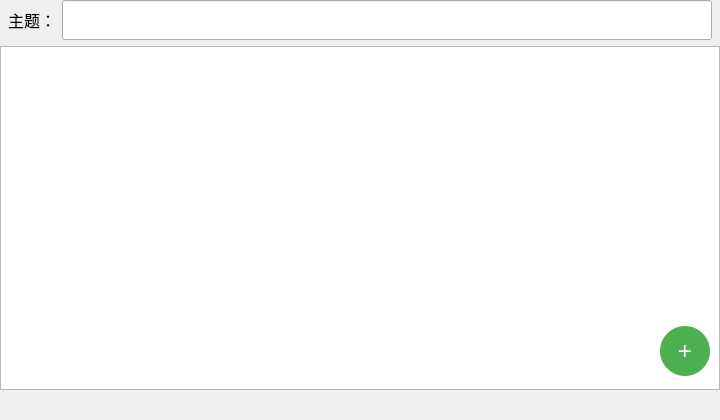
<?xml version="1.0" encoding="UTF-8"?>
<ui version="4.0">
 <class>Form</class>
 <widget class="QWidget" name="Form">
  <property name="geometry">
   <rect>
    <x>0</x>
    <y>0</y>
    <width>720</width>
    <height>420</height>
   </rect>
  </property>
  <property name="minimumSize">
   <size>
    <width>720</width>
    <height>420</height>
   </size>
  </property>
  <property name="maximumSize">
   <size>
    <width>720</width>
    <height>420</height>
   </size>
  </property>
  <property name="windowTitle">
   <string>Form</string>
  </property>
  <property name="styleSheet">
   <string notr="true"/>
  </property>
  <layout class="QVBoxLayout" name="verticalLayout" stretch="1,5">
   <property name="leftMargin">
    <number>0</number>
   </property>
   <property name="topMargin">
    <number>0</number>
   </property>
   <property name="rightMargin">
    <number>0</number>
   </property>
   <property name="bottomMargin">
    <number>0</number>
   </property>
   <item>
    <layout class="QHBoxLayout" name="horizontalLayout">
     <property name="leftMargin">
      <number>8</number>
     </property>
     <property name="rightMargin">
      <number>8</number>
     </property>
     <item>
      <widget class="QLabel" name="label">
       <property name="font">
        <font>
         <family>仿宋</family>
         <pointsize>12</pointsize>
        </font>
       </property>
       <property name="text">
        <string>主题：</string>
       </property>
      </widget>
     </item>
     <item>
      <widget class="QLineEdit" name="lineEdit">
       <property name="minimumSize">
        <size>
         <width>0</width>
         <height>40</height>
        </size>
       </property>
      </widget>
     </item>
    </layout>
   </item>
   <item>
    <widget class="QWidget" name="widget" native="true">
     <widget class="QTextEdit" name="textEdit">
      <property name="geometry">
       <rect>
        <x>0</x>
        <y>0</y>
        <width>720</width>
        <height>344</height>
       </rect>
      </property>
      <property name="minimumSize">
       <size>
        <width>720</width>
        <height>0</height>
       </size>
      </property>
      <property name="styleSheet">
       <string notr="true"/>
      </property>
     </widget>
     <widget class="QPushButton" name="pushButton">
      <property name="geometry">
       <rect>
        <x>660</x>
        <y>280</y>
        <width>50</width>
        <height>50</height>
       </rect>
      </property>
      <property name="styleSheet">
       <string notr="true">QPushButton {
    background-color: #4CAF50; /* 背景颜色 */
    color: white;              /* 字体颜色 */
    border: none;              /* 无边框 */
    border-radius: 25px;      /* 圆角半径 */
    font-size: 24px;          /* 字体大小 */
}
QPushButton:hover {
    background-color: #45a049; /* 悬停时的背景颜色 */
}
QPushButton:pressed {
    background-color: #388e3c; /* 按下时的背景颜色 */
}</string>
      </property>
      <property name="text">
       <string>+</string>
      </property>
     </widget>
    </widget>
   </item>
  </layout>
 </widget>
 <resources/>
 <connections/>
</ui>
